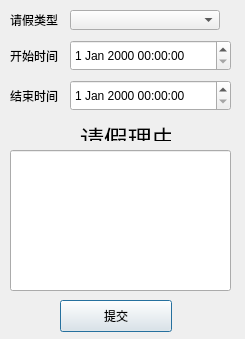
<?xml version="1.0" encoding="UTF-8"?>
<ui version="4.0">
 <class>Dialog</class>
 <widget class="QDialog" name="Dialog">
  <property name="geometry">
   <rect>
    <x>0</x>
    <y>0</y>
    <width>245</width>
    <height>339</height>
   </rect>
  </property>
  <property name="windowTitle">
   <string>Dialog</string>
  </property>
  <widget class="QComboBox" name="comboBox_request_type">
   <property name="geometry">
    <rect>
     <x>70</x>
     <y>10</y>
     <width>150</width>
     <height>20</height>
    </rect>
   </property>
  </widget>
  <widget class="QLabel" name="label">
   <property name="geometry">
    <rect>
     <x>10</x>
     <y>10</y>
     <width>58</width>
     <height>20</height>
    </rect>
   </property>
   <property name="text">
    <string>请假类型</string>
   </property>
  </widget>
  <widget class="QDateTimeEdit" name="dateTimeEdit_start">
   <property name="geometry">
    <rect>
     <x>70</x>
     <y>40</y>
     <width>161</width>
     <height>31</height>
    </rect>
   </property>
  </widget>
  <widget class="QLabel" name="label_2">
   <property name="geometry">
    <rect>
     <x>10</x>
     <y>45</y>
     <width>58</width>
     <height>21</height>
    </rect>
   </property>
   <property name="text">
    <string>开始时间</string>
   </property>
  </widget>
  <widget class="QLabel" name="label_3">
   <property name="geometry">
    <rect>
     <x>10</x>
     <y>85</y>
     <width>58</width>
     <height>21</height>
    </rect>
   </property>
   <property name="text">
    <string>结束时间</string>
   </property>
  </widget>
  <widget class="QDateTimeEdit" name="dateTimeEdit_end">
   <property name="geometry">
    <rect>
     <x>70</x>
     <y>80</y>
     <width>161</width>
     <height>31</height>
    </rect>
   </property>
  </widget>
  <widget class="QLabel" name="label_4">
   <property name="geometry">
    <rect>
     <x>80</x>
     <y>120</y>
     <width>91</width>
     <height>21</height>
    </rect>
   </property>
   <property name="text">
    <string>&lt;html&gt;&lt;head/&gt;&lt;body&gt;&lt;p&gt;&lt;span style=&quot; font-size:18pt;&quot;&gt;请假理由&lt;/span&gt;&lt;/p&gt;&lt;/body&gt;&lt;/html&gt;</string>
   </property>
  </widget>
  <widget class="QLineEdit" name="lineEdit_leave_reason">
   <property name="geometry">
    <rect>
     <x>10</x>
     <y>150</y>
     <width>221</width>
     <height>141</height>
    </rect>
   </property>
  </widget>
  <widget class="QPushButton" name="pushButton_submit">
   <property name="geometry">
    <rect>
     <x>60</x>
     <y>300</y>
     <width>112</width>
     <height>32</height>
    </rect>
   </property>
   <property name="text">
    <string>提交</string>
   </property>
  </widget>
 </widget>
 <resources/>
 <connections/>
</ui>
